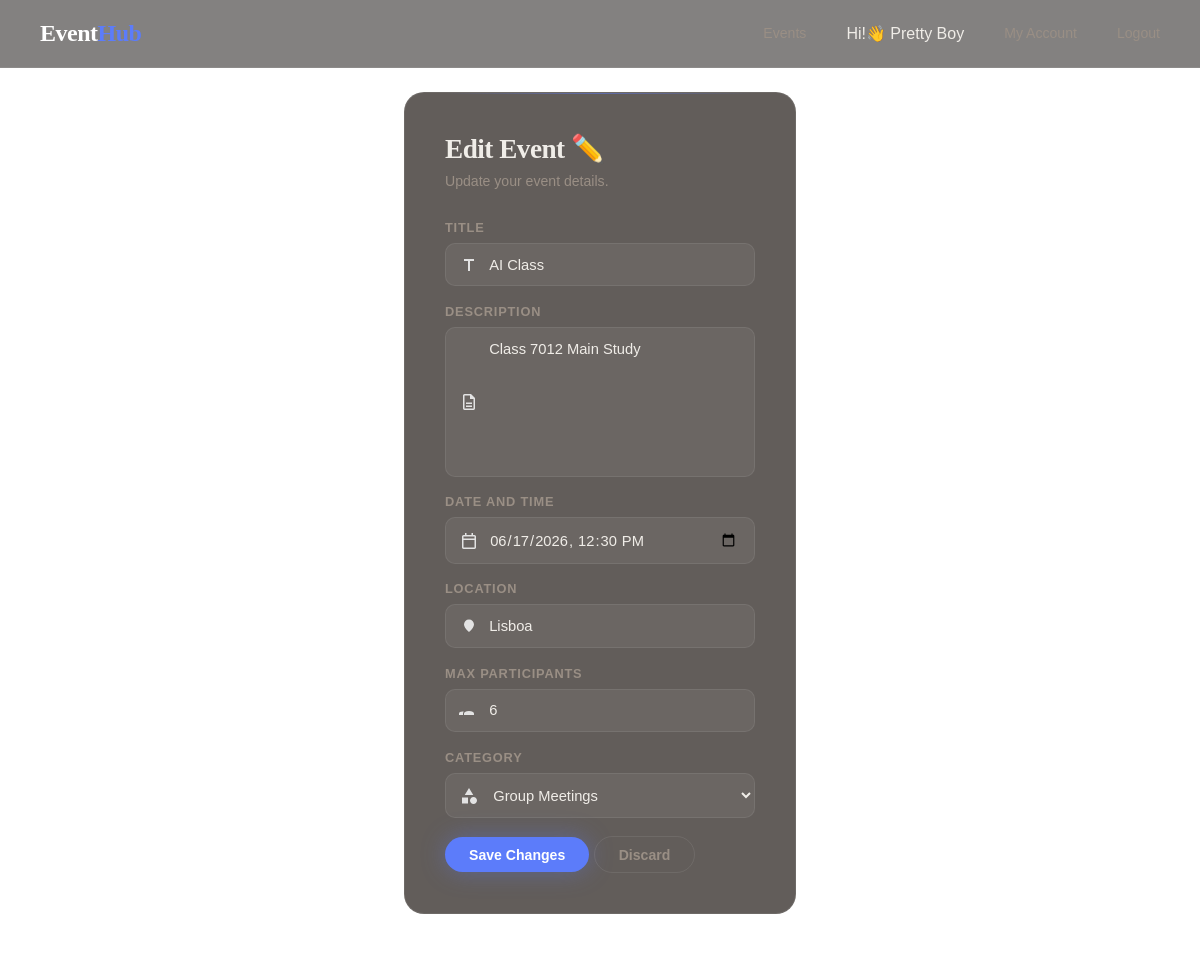
The app's page /event/1/edit (signed in) with its own data.
### models.py (models this page shows)
class BaseModel(Model):
    class Meta:
        database = db

class User(BaseModel):
    email = CharField(unique=True)
    full_name = CharField()
    password_hash = CharField()
    is_admin = BooleanField(default=False)

class Event(BaseModel):
    title = CharField()
    description = TextField(null=True)
    date = DateTimeField()
    location = CharField()
    status = CharField(default="open")
    max_participants = IntegerField(null=True)
    map_link = CharField(null=True)
    category = ForeignKeyField(Category, backref="events")
    organizer = ForeignKeyField(User, backref="events")

### app.py (the view, shortened to what this page needs)
@app.route("/event/<int:event_id>/edit", methods=["GET", "POST"])
@login_required
def edit_event(event_id):
    current_user = get_current_user()
    event = Event.get_or_none(Event.id == event_id)
    if event is None:
        abort(404)
    if event.organizer != current_user:
        abort(403)
    categories = Category.select()
    return render_template(
        "edit_event.html",
        event=event,
        categories=categories
    )

### app.py (called while the page is built)
@app.before_request
def before_request():
    if db.is_closed():
        db.connect()

@app.after_request
def after_request(response):
    if not db.is_closed():
        db.close()
    return response

def get_current_user():
    user_id = session.get("user_id")
    if user_id is None:
        return None
    return User.get_or_none(User.id == user_id)

def login_required(f):
    @wraps(f)
    def wrapped(*args, **kwargs):
        if get_current_user() is None:
            flash("You must log in first.", "warning")
            return redirect(url_for("login"))
        return f(*args, **kwargs)
    return wrapped

@app.context_processor
def inject_current_user():
    return {"current_user": get_current_user()}

### templates/edit_event.html (shortened to what this page needs)
{% extends "base.html" %}
{% block content %}
<div class="auth-page">
  <div class="auth-container">
    <div class="auth-card">
      <div class="form-panel active">
        <div class="form-header">
          <h2>Edit Event ✏️</h2>
          <p>Update your event details.</p>
        </div>
        <form method="POST" action="{{ url_for('edit_event', event_id=event.id) }}">
          <div class="form-group">
            <label>Title</label>
            <div class="input-wrap">
              <svg class="input-icon" xmlns="http://www.w3.org/2000/svg" height="20px" viewBox="0 -960 960 960" width="20px" fill="#e3e3e3">
                <path d="M432-192v-480H240v-96h480v96H528v480h-96Z"/>
              </svg>
              <input
                type="text"
                name="title"
                value="{{ event.title }}"
                required
              >
            </div>
          </div>
          <div class="form-group">
            <label>Description</label>
            <div class="input-wrap">
              <textarea
                id="description"
                name="description"
              >{{ event.description or '' }}</textarea>
            </div>
          </div>
          <div class="form-group">
            <label>Date and Time</label>
            <div class="input-wrap">
              <input
                type="datetime-local"
                name="date"
                value="{{ event.date|string }}"
                required
              >
            </div>
          </div>
          <div class="form-group">
            <label>Location</label>
            <div class="input-wrap">
              <input
                type="text"
                name="location"
                value="{{ event.location }}"
                required
              >
            </div>
          </div>
          <div class="form-group">
            <label>Max Participants</label>
            <div class="input-wrap">
              <input
                type="number"
                name="max_participants"
                min="1"
                value="{{ event.max_participants or '' }}"
              >
            </div>
          </div>
          <div class="form-group">
            <label>Category</label>
            <div class="input-wrap">
              <svg class="input-icon" xmlns="http://www.w3.org/2000/svg" height="20px" viewBox="0 -960 960 960" width="20px" fill="#e3e3e3">
                <path d="m276-528 204-336 204 336H276ZM696-96q-70 0-119-49t-49-119q0-70 49-119t119-49q70 0 119 49t49 119q0 70-49 119T696-96Zm-552-24v-288h288v288H144Z"/>
              </svg>
              <select name="category_id" required>
                {% for category in categories %}
                  <option
                    value="{{ category.id }}"
                    {% if category.id == event.category.id %}selected{% endif %}
                  >
                    {{ category.name }}
                  </option>
                {% endfor %}
              </select>
            </div>
          </div>
          <button class="btn btn-primary" type="submit" onclick="return confirm('Are you sure you want to save these changes?');">
            Save Changes
          </button>
          <a class="btn btn-ghost" href="{{ url_for('profile') }}">Discard</a>
        </form>
      </div>
    </div>
  </div>
</div>
{% endblock %}

### templates/base.html (shortened to what this page needs)
<!doctype html>
<html lang="en">
<head>
    <link rel="stylesheet" href="{{ url_for('static', filename='shared.css') }}">
    <link rel="stylesheet" href="{{ url_for('static', filename='index.css') }}">
    <link rel="stylesheet" href="{{ url_for('static', filename='events.css') }}">
    <link rel="stylesheet" href="{{ url_for('static', filename='login.css') }}">
    <link rel="stylesheet" href="{{ url_for('static', filename='create_event.css') }}">
</head>
<body>
    <iframe src="{{ url_for('static', filename='background.html') }}" class="bg-frame" title="background"></iframe>
    <header>
    <nav class="navbar">
        <a href="{{ url_for('home') }}" class="nav-logo">Event<em>Hub</em></a>
        <ul class="nav-links" id="navLinks">
        {% if current_user %}
            <li><a href="{{ url_for('events') }}">Events</a></li>
            <li>Hi!👋 {{ current_user.full_name }}</li>
            <li><a href="{{ url_for('profile') }}">My Account</a></li>
            <li><a href="{{ url_for('logout') }}">Logout</a></li>
        {% else %}
            <li><a href="{{ url_for('login') }}">Login</a></li>
            <li><a href="{{ url_for('login') }}#register">Sign up</a></li>
        {% endif %}
        </ul>
    </nav>
</header>
      <main>
    {% block content %}{% endblock %}
</main>
</body>
</html>

### static/shared.css (style rules this page uses)
:root { --accent: #5c7cfa; --accent-glow: rgba(92, 124, 250, 0.35); --accent2: #ff6b9d; --glass-bg: rgba(255, 255, 255, 0.045); --glass-border: rgba(255, 255, 255, 0.10); --text-main: #e8eaf6; --text-muted: #8892b0; --card-bg: rgba(13, 20, 50, 0.55); }
*, *::before, *::after { margin: 0; padding: 0; box-sizing: border-box; }
html { scroll-behavior: smooth; }
body { font-family: 'DM Sans', sans-serif; color: var(--text-main); min-height: 100vh; overflow-x: hidden; }
.bg-frame { position: fixed; top: 0; left: 0; width: 100%; height: 100%; border: none; z-index: -1; }
.navbar { position: fixed; top: 0; left: 0; right: 0; z-index: 100; display: flex; align-items: center; justify-content: space-between; padding: 0 2rem; height: 64px; background: rgba(5, 8, 20, 0.6); backdrop-filter: blur(18px); -webkit-backdrop-filter: blur(18px); border-bottom: 1px solid var(--glass-border); }
.nav-logo { font-family: 'Outfit', sans-serif; font-weight: 800; font-size: 1.4rem; color: #fff; text-decoration: none; letter-spacing: -0.5px; }
.nav-links { display: flex; gap: 2rem; list-style: none; }
.nav-links a { color: var(--text-muted); text-decoration: none; font-size: 0.9rem; font-weight: 500; transition: color 0.2s; }
.btn { display: inline-flex; align-items: center; gap: 0.4rem; padding: 0.55rem 1.4rem; border-radius: 50px; font-family: 'Outfit', sans-serif; font-weight: 600; font-size: 0.88rem; cursor: pointer; text-decoration: none; transition: all 0.25s ease; border: none; }
.btn-ghost { background: transparent; border: 1px solid var(--glass-border); color: var(--text-muted); }
.btn-primary { background: var(--accent); color: #fff; box-shadow: 0 0 20px var(--accent-glow); }

### static/index.css (style rules this page uses)
:root { --accent: #5c7cfa; --accent-light: #748ffc; --accent-glow: rgba(92, 124, 250, 0.35); --accent2: #a9e34b; --glass-bg: rgba(15, 8, 5, 0.45); --glass-border: rgba(255, 255, 255, 0.08); --glass-border-h: rgba(92, 124, 250, 0.35); --text-main: #f0ede8; --text-muted: #9a8f85; --card-bg: rgba(20, 10, 5, 0.55); }
*, *::before, *::after { margin: 0; padding: 0; box-sizing: border-box; }
html { scroll-behavior: smooth; }
body { margin: 0; padding: 0; overflow-x: hidden; font-family: 'DM Sans', sans-serif; color: var(--text-main); min-height: 100vh; }
.bg-frame { position: fixed; top: 0; left: 0; width: 100%; height: 100%; border: none; z-index: -1; }
.navbar { position: fixed; top: 0; left: 0; right: 0; z-index: 100; display: flex; align-items: center; justify-content: space-between; padding: 0 2.5rem; height: 68px; background: rgba(8, 4, 2, 0.5); backdrop-filter: blur(20px); -webkit-backdrop-filter: blur(20px); border-bottom: 1px solid var(--glass-border); }
.nav-logo { font-family: 'Playfair Display', serif; font-weight: 900; font-size: 1.5rem; color: #fff; text-decoration: none; }
.nav-logo em { font-style: normal; color: var(--accent); }
.nav-links { display: flex; gap: 2.5rem; list-style: none; }
.nav-links a { color: var(--text-muted); text-decoration: none; font-size: 0.88rem; font-weight: 500; transition: color 0.2s; }
.btn { display: inline-flex; align-items: center; justify-content: center; gap: 0.4rem; padding: 0.6rem 1.5rem; border-radius: 50px; font-family: 'DM Sans', sans-serif; font-weight: 600; font-size: 0.88rem; cursor: pointer; text-decoration: none; transition: all 0.25s ease; border: none; white-space: nowrap; }
.btn-ghost { background: transparent; border: 1px solid var(--glass-border); color: var(--text-muted); }
.btn-primary { background: var(--accent); color: #fff; box-shadow: 0 0 24px var(--accent-glow); }

### static/create_event.css (style rules this page uses)
.form-group textarea, .form-group select { width: 100%; padding: 0.8rem 1rem 0.8rem 2.7rem; background: var(--input-bg); border: 1px solid var(--glass-border); border-radius: 10px; color: var(--text-main); font-family: 'DM Sans', sans-serif; font-size: 0.92rem; outline: none; transition: border-color 0.2s, background 0.2s; }
.form-group textarea::placeholder, .form-group select::placeholder { color: var(--text-muted); }
.form-group select option { background: #111827; color: var(--text-main); }
.form-group textarea { resize: none; overflow: hidden; min-height: 150px; }

### records on screen
User: full_name "Pretty Boy"
Event: title "AI Class", description "Class 7012 Main Study", date "06/17/2026 12:30", location "Lisboa", max_participants "6"

### other values on screen
form field category_id "Group Meetings"
